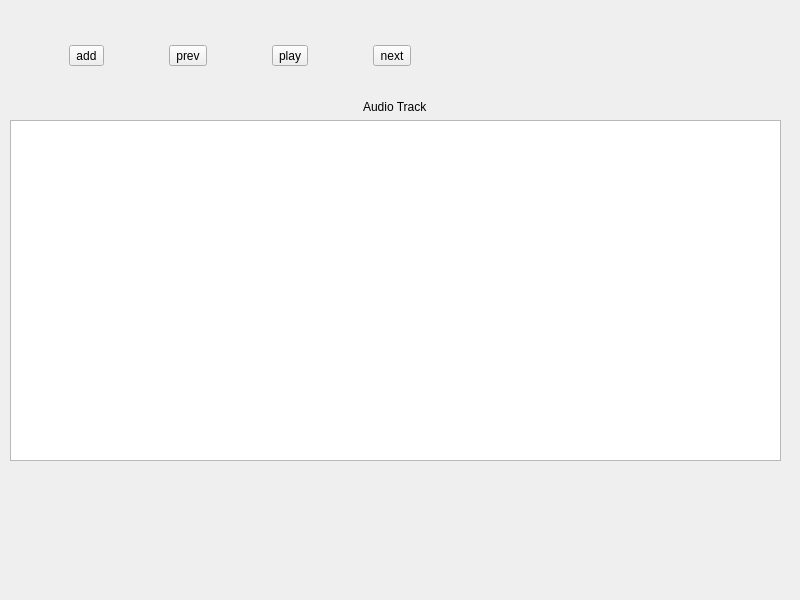
<?xml version="1.0" encoding="UTF-8"?>
<ui version="4.0">
 <class>Widget</class>
 <widget class="QWidget" name="Widget">
  <property name="geometry">
   <rect>
    <x>0</x>
    <y>0</y>
    <width>800</width>
    <height>600</height>
   </rect>
  </property>
  <property name="windowTitle">
   <string>Widget</string>
  </property>
  <widget class="QWidget" name="horizontalLayoutWidget">
   <property name="geometry">
    <rect>
     <x>10</x>
     <y>20</y>
     <width>461</width>
     <height>71</height>
    </rect>
   </property>
   <layout class="QHBoxLayout" name="horizontalLayout">
    <item>
     <widget class="QToolButton" name="btnAdd">
      <property name="text">
       <string>add</string>
      </property>
     </widget>
    </item>
    <item>
     <widget class="QToolButton" name="btnPrev">
      <property name="text">
       <string>prev</string>
      </property>
     </widget>
    </item>
    <item>
     <widget class="QToolButton" name="btnPlay">
      <property name="text">
       <string>play</string>
      </property>
     </widget>
    </item>
    <item>
     <widget class="QToolButton" name="btnNext">
      <property name="text">
       <string>next</string>
      </property>
     </widget>
    </item>
   </layout>
  </widget>
  <widget class="QWidget" name="verticalLayoutWidget">
   <property name="geometry">
    <rect>
     <x>10</x>
     <y>100</y>
     <width>771</width>
     <height>361</height>
    </rect>
   </property>
   <layout class="QVBoxLayout" name="verticalLayout">
    <item alignment="Qt::AlignHCenter|Qt::AlignTop">
     <widget class="QLabel" name="currentTrack">
      <property name="text">
       <string>Audio Track</string>
      </property>
     </widget>
    </item>
    <item>
     <widget class="QTableView" name="playlistView"/>
    </item>
   </layout>
  </widget>
 </widget>
 <resources/>
 <connections/>
</ui>
